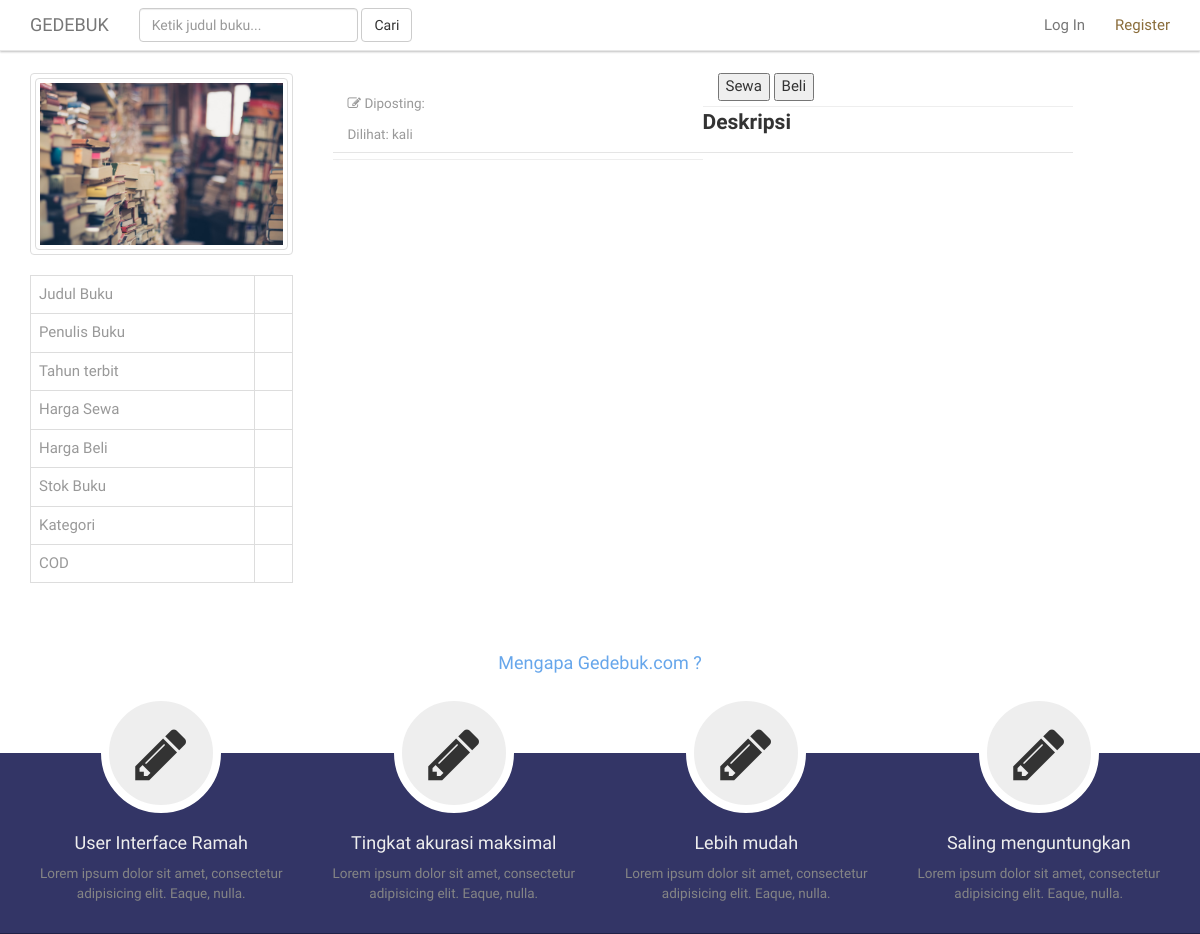
Page /post?show=1494145400 (upper part) on the earlier database version.
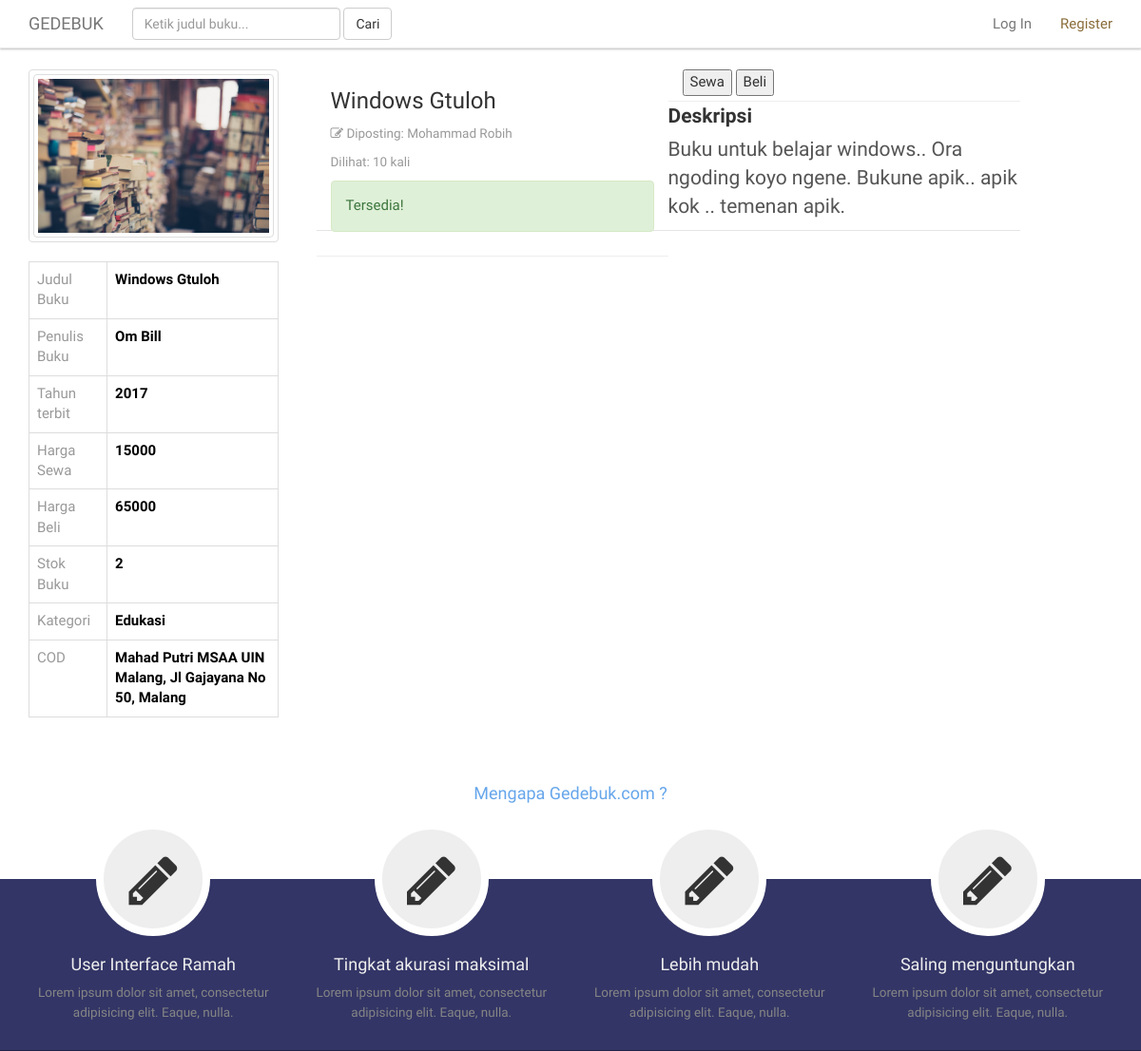
Same page on the later database version.
### tables this page shows
CREATE TABLE `buku` (
  `id_buku` int(11) NOT NULL,
  `url` varchar(10) NOT NULL,
  `img` varchar(20) NOT NULL,
  `judul` varchar(50) NOT NULL,
  `pengarang` varchar(50) NOT NULL,
  `tahun_terbit` varchar(4) NOT NULL,
  `harga_beli` int(6) NOT NULL DEFAULT '0',
  `harga_sewa` int(6) NOT NULL DEFAULT '0',
  `jumlah_tersedia` varchar(5) NOT NULL,
  `tgl_publikasi` varchar(20) NOT NULL,
  `id_penjual` varchar(50) NOT NULL,
  `tag` varchar(50) NOT NULL,
  `status` tinyint(4) NOT NULL DEFAULT '0',
  `deskripsi` longtext NOT NULL,
  `cod` varchar(256) NOT NULL,
  `views` int(4) NOT NULL DEFAULT '0'
);

CREATE TABLE `user` (
  `id_user` int(11) NOT NULL,
  `user_name` varchar(20) NOT NULL,
  `nama` varchar(50) NOT NULL,
  `email` varchar(50) NOT NULL,
  `password` varchar(32) NOT NULL,
  `foto` varchar(20) NOT NULL,
  `hp` varchar(13) NOT NULL,
  `jenis_id` varchar(20) NOT NULL,
  `no_id` varchar(40) NOT NULL,
  `alamat` varchar(64) NOT NULL,
  `gender` varchar(1) NOT NULL,
  `akademik` varchar(60) NOT NULL,
  `rating` int(5) NOT NULL,
  `online` int(1) NOT NULL DEFAULT '0'
);

### core/main.php (called while the page is built, shortened)
<?php
function showPostByUrl($url) {
  global $link;
  $query = "SELECT buku.*, user.nama, user.no_id FROM buku, user WHERE id_penjual = no_id AND url = '$url'";
  $result = mysqli_query($link, $query) or die('Gagal memuat postingan!');
  return $result;
}
 ?>

### post.php (the view, shortened to what this page needs)
<?php
require_once 'view/header.php';
require_once 'view/navbar_fix.php';
$url          = $_GET['show'];
if(isset($_GET['show'])) {
  $readData = showPostByUrl($url);
  while($row = mysqli_fetch_assoc($readData)) {
    $judulBuku      = $row['judul'];
    $penulisPost    = $row['nama'];
    $penulisBuku    = $row['pengarang'];
    $tahunTerbit    = $row['tahun_terbit'];
    $hargaBeli      = $row['harga_beli'];
    $hargaSewa      = $row['harga_sewa'];
    $cod            = $row['cod'];
    $stock          = $row['jumlah_tersedia'];
    $tag            = $row['tag'];
    $deskripsi      = $row['deskripsi'];
    $views          = $row['views'];
    $status         = $row['status'];
    if($status == 0) {
      $status = '<div class="alert alert-success" role="alert">Tersedia!</div>';
    } else if($status == 1) {
      $status = '<div class="alert alert-warning" role="alert">Buku sedang disewa hingga 1-6-2017</div>';
    }
  }
}
?>
    <section class="produk">
      <div class="container">
        <div class="row">
          <div class="col-md-12">
            <div class="alert alert-default">
              <ul class="breadcrumb">
                <li><a href="#">Home</a></li>
                <li><a href="#">Kategori</a></li>
                <li><a href="#">Produk</a></li>
              </ul>
            </div>
          </div>
          <div class="col-md-3">
            <div class="photo-wrapper thumbnail">
              <img src="../assets/bg.jpeg" class="img-responsive img-thumbnail" alt="">
            </div>
            <table class="table table-bordered">
              <tr>
                <td>Judul Buku</td>
                <td><?php echo $judulBuku; ?></td>
              </tr>
              <tr>
                <td>Penulis Buku</td>
                <td><?php echo $penulisBuku; ?></td>
              </tr>
              <tr>
                <td>Tahun terbit</td>
                <td><?php echo $tahunTerbit; ?></td>
              </tr>
              <tr>
                <td>Harga Sewa</td>
                <td><?php echo $hargaSewa; ?></td>
              </tr>
              <tr>
                <td>Harga Beli</td>
                <td><?php echo $hargaBeli; ?></td>
              </tr>
              <tr>
                <td>Stok Buku</td>
                <td><?php echo $stock; ?></td>
              </tr>
              <tr>
                <td>Kategori</td>
                <td><?php echo $tag; ?></td>
              </tr>
              <tr>
                <td>COD</td>
                <td><?php echo $cod; ?></td>
              </tr>
            </table>
          </div>
          <div class="col-md-8">
            <div class="featured no-margin no-padding">
              <div class="col-md-6 garisbawah">
                <h2><?php echo $judulBuku; ?></h2>
                <small><i class="fa fa-pencil-square-o"></i> Diposting: <?php echo $penulisPost; ?></small><br>
                <small>Dilihat: <?php echo $views; ?> kali</small>
                <span><?php echo $status; ?></span>
              </div>
              <div class="col-md-6 garisbawah">
                <button type="submit" name="button">Sewa</button>
                <button type="submit" name="button">Beli</button>
              </div>
              <div class="description">
                <legend>
                  <label for="">Deskripsi</label>
                  <p>
                    <?php echo $deskripsi; ?>
                  </p>
                </legend>
              </div>
            </div>
          </div>
        </div>
      </div>
    </section>
<?php require_once 'view/footer.php'; ?>
  </body>
</html>

Differences in the rows shown:
added buku: judul "Windows Gtuloh", pengarang "Om Bill", tahun_terbit "2017", harga_sewa "15000", harga_beli "65000", jumlah_tersedia "2", tag "Edukasi", cod "Mahad Putri MSAA UIN Malang, Jl Gajayana No 50, Malang", user.nama "Mohammad Robih", views "10", deskripsi "Buku untuk belajar windows.. Ora ngoding koyo ngene. Bukune apik.. apik kok .. temenan apik."
Other differences:
text now shown: "Tersedia!"
